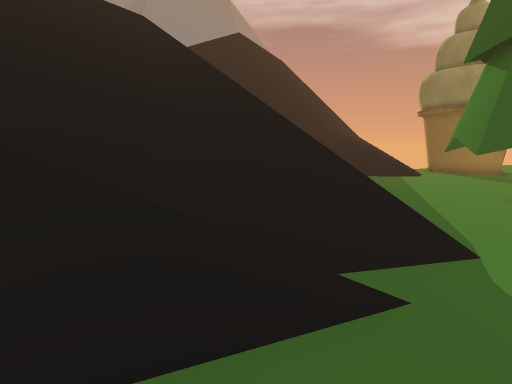
[1] (above)

20 first-person views from a walk through a 3-D level made in the Unity game engine. The camera is 1.5 m above the floor, tilts 8° down and sees 75° across. The floor is counted in squares, 1 m on a side. Each view is taken from the middle of a square. On the plan, view 1 faces up. The plan holds only what a view shows up to about 15 squares ahead; the rest is blank. The place goes on beyond the plan. Some animated figures are left out.

[2]
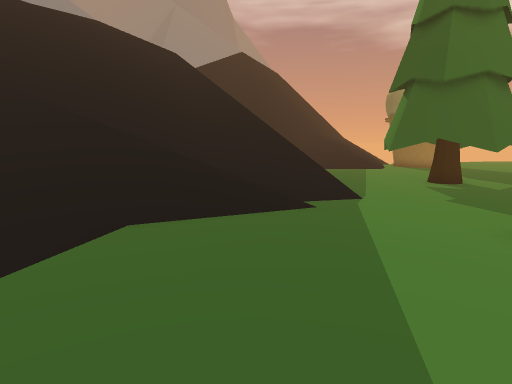

[3]
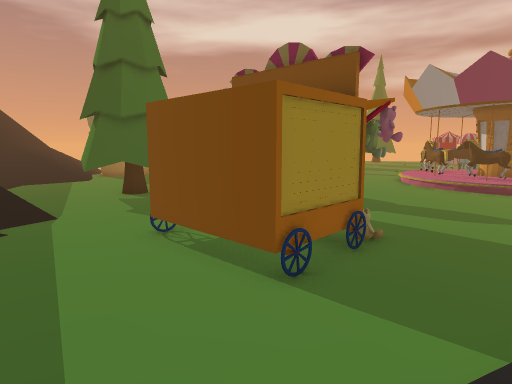

[4]
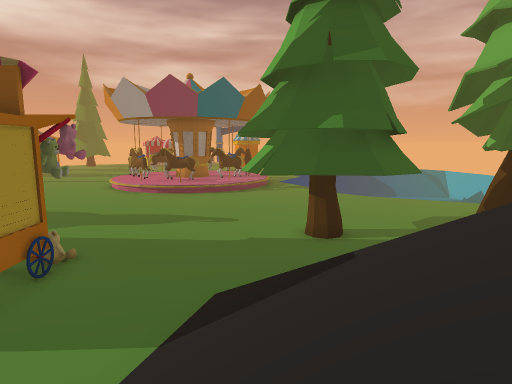

[5]
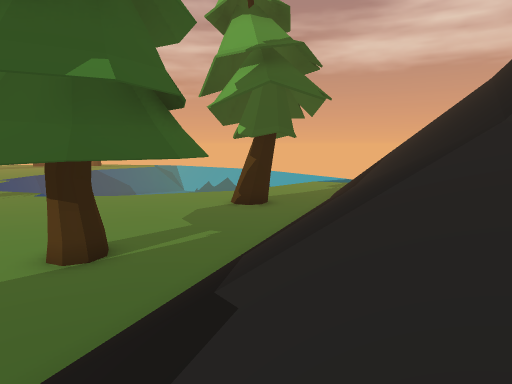

[6]
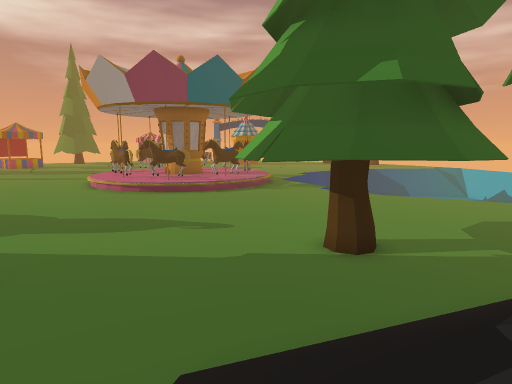

[7]
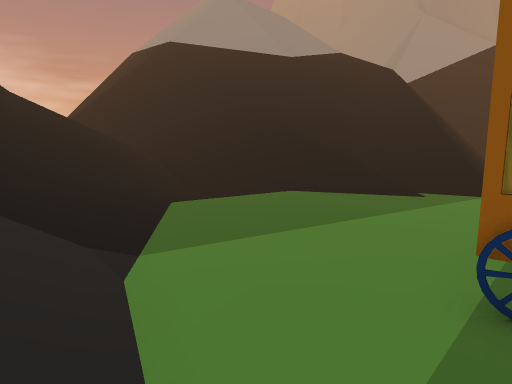

[8]
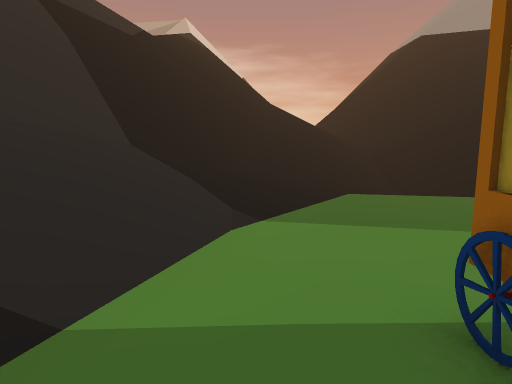

[9]
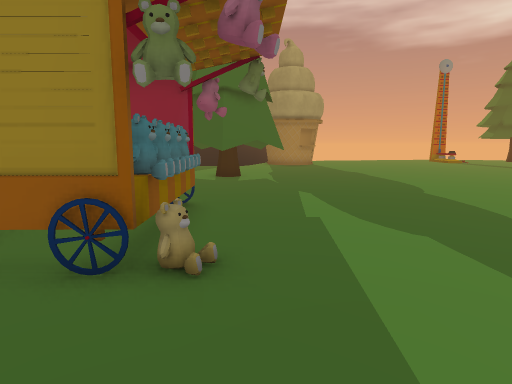

[10]
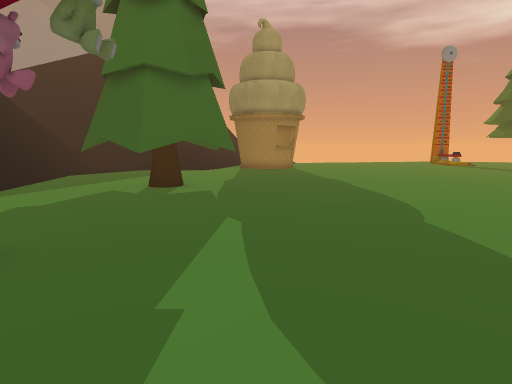

[11]
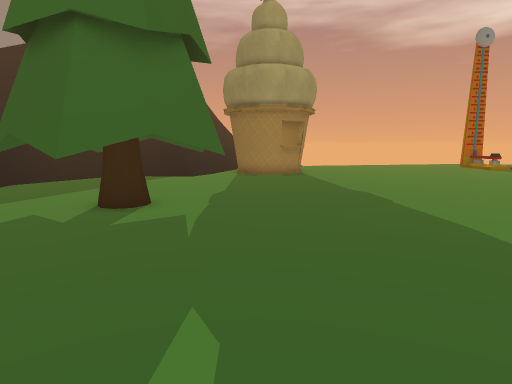

[12]
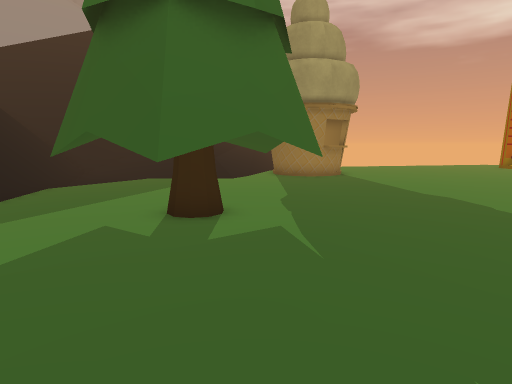

[13]
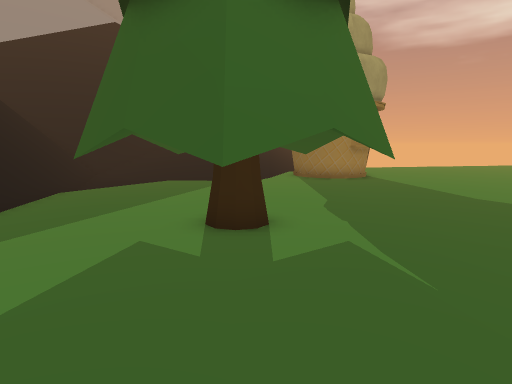

[14]
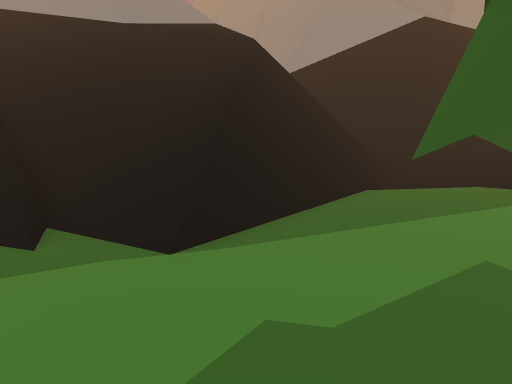

[15]
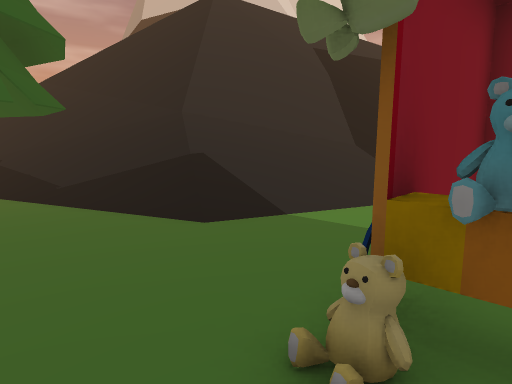

[16]
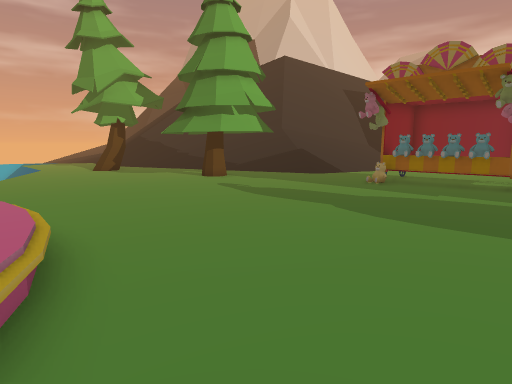

[17]
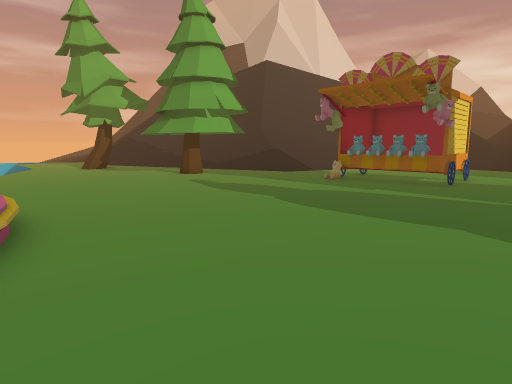

[18]
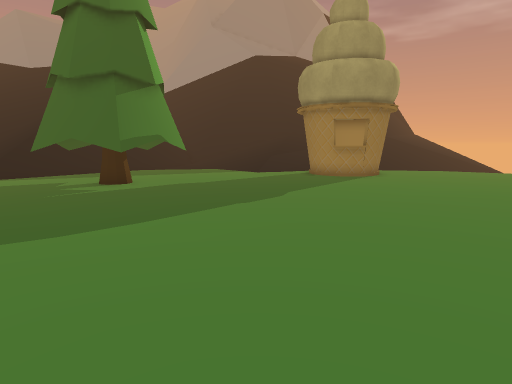

[19]
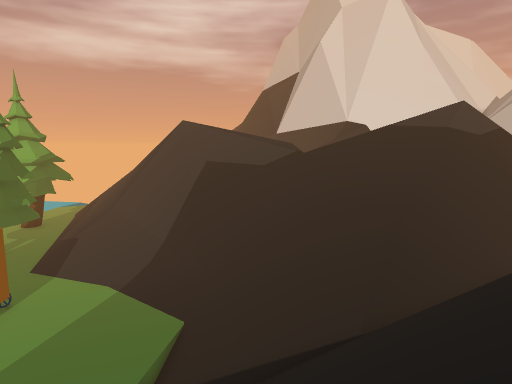

[20]
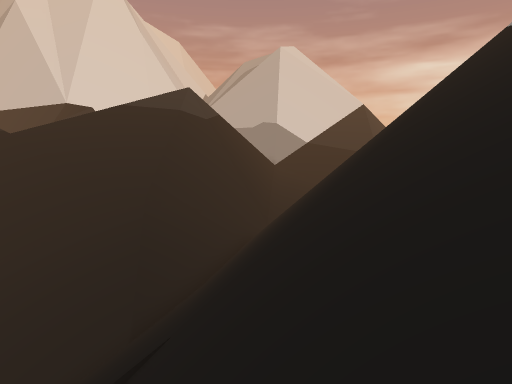

### Floor plan
Key: @ floor where view 1 was taken; # wall or solid block; . main floor; : floor 2.75 m higher than the main floor; / step, stairs or slope; = window, fence, low wall or low ledge; ^ raised ledge; v drop or lower ground; O other object.
Columns run from 16 left of view 1 to 21 right of it. Each row starts with its distance up from view 1.
 15                 #=....................
 14                v#=....................
 13             /vv:###...................
 12           ////vv###..................
 11        ///////vv##=...OOOO............
 10        ////////v #=...O..O............
  9        /////////v#=..O.OO.O...........
  8       ///////////#=..O.OO.O..........
  7      ////////////#=...O..OO...........
  6   ////////////////=....OO.............
  5 ////////////////////..................
  4 ///////////////////...................
  3 //////////////////....................
  2 ////////////////......................
  1 //////////////........................
  0 /////////////=..@...OOOO..............
 -1 //////////////......O..OO............O
 -2  /////////////......O..OO.........../O
 -3 /////////////.......O..OO.........../
 -4 //////////////......OOOOO.........../
 -5 ====///////////...................../
 -6 ###=/////////////...................
 -7    ////////////////.................
 -8    //////////==///////..............
 -9     //////////v=///////.............
-10      /////////v==//////.............
-11       /////////v^=//////..OO..........
-12          //////vv^=/////...O..........
-13              //vv=^=/////............
-14               //vv^^=////...........
-15                 vv^^=////..........
-16                 vv ^=/////.........
-17                   =^=/////.........
-18                    =^/////..OO....
-19                    =^=/////.OOO ..

Where each view was taken, in squares from view 1:
view 1: 0 up, 0 right, facing up
view 2: 5 down, 0 right, facing up
view 3: 8 down, 0 right, facing up-right
view 4: 9 down, 0 right, facing right
view 5: 9 down, 3 right, facing down-right
view 6: 9 down, 3 right, facing right
view 7: 8 down, 5 right, facing up-left
view 8: 6 down, 7 right, facing left
view 9: 8 down, 9 right, facing up
view 10: 4 down, 11 right, facing up
view 11: 0 up, 11 right, facing up
view 12: 1 up, 9 right, facing up
view 13: 2 up, 8 right, facing up
view 14: 2 up, 7 right, facing up-left
view 15: 3 down, 10 right, facing down-left
view 16: 2 up, 21 right, facing down-left
view 17: 4 up, 21 right, facing down-left
view 18: 3 up, 21 right, facing up-left
view 19: 9 up, 6 left, facing down
view 20: 7 up, 6 left, facing down-left
